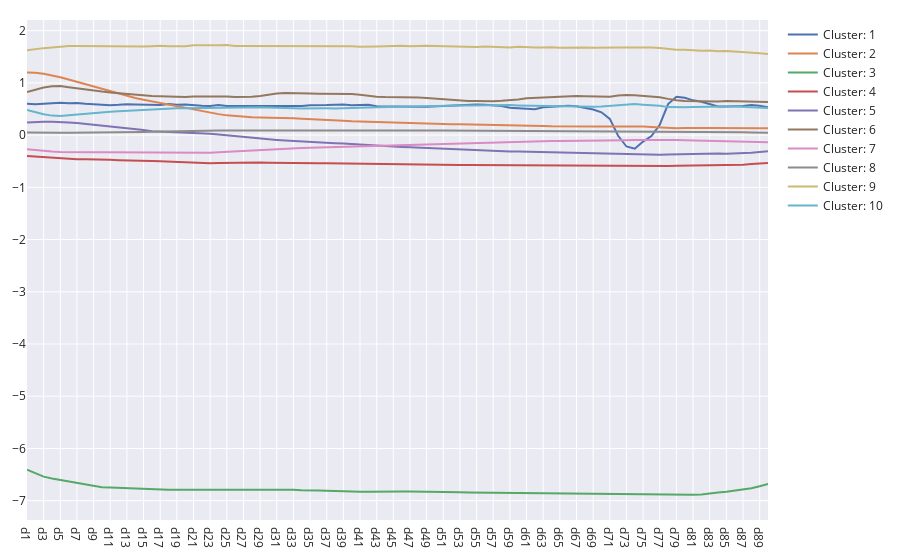

The cell this chart's notebook holds for it:
### Code cell
plot_centers(Euclidean_centres, alg='kMeans', k = 'k10')

### Figure 1 — Plotly figure (JSON) as saved in the notebook; plotly's stock layout.template omitted (floating-point values rounded to 4 significant figures)
{"data": [{"mode": "lines", "name": "Cluster: 1", "type": "scatter", "x": ["d1", "d2", "d3", "d4", "d5", "d6", "d7", "d8", "d9", "d10", "d11", "d12", "d13", "d14", "d15", "d16", "d17", "d18", "d19", "d20", "d21", "d22", "d23", "d24", "d25", "d26", "d27", "d28", "d29", "d30", "d31", "d32", "d33", "d34", "d35", "d36", "d37", "d38", "d39", "d40", "d41", "d42", "d43", "d44", "d45", "d46", "d47", "d48", "d49", "d50", "d51", "d52", "d53", "d54", "d55", "d56", "d57", "d58", "d59", "d60", "d61", "d62", "d63", "d64", "d65", "d66", "d67", "d68", "d69", "d70", "d71", "d72", "d73", "d74", "d75", "d76", "d77", "d78", "d79", "d80", "d81", "d82", "d83", "d84", "d85", "d86", "d87", "d88", "d89", "d90"], "y": [0.6009, 0.5897, 0.5988, 0.6079, 0.6183, 0.6077, 0.6146, 0.6016, 0.5925, 0.581, 0.5737, 0.5814, 0.5932, 0.5873, 0.5877, 0.5895, 0.5772, 0.5953, 0.5803, 0.5879, 0.5715, 0.5625, 0.5597, 0.5761, 0.5583, 0.5576, 0.5466, 0.5502, 0.5481, 0.5506, 0.5573, 0.5553, 0.5565, 0.5562, 0.5703, 0.5795, 0.5751, 0.5811, 0.5884, 0.5735, 0.5815, 0.5791, 0.5536, 0.5491, 0.5509, 0.5492, 0.5347, 0.5426, 0.5417, 0.551, 0.5516, 0.5608, 0.5745, 0.5759, 0.5849, 0.5803, 0.5677, 0.5558, 0.5258, 0.5198, 0.5122, 0.4964, 0.5315, 0.5457, 0.5517, 0.5623, 0.5533, 0.5235, 0.4905, 0.4374, 0.3102, -0.01232, -0.2178, -0.2613, -0.1231, -0.0186, 0.1988, 0.5953, 0.7338, 0.7157, 0.666, 0.6388, 0.5894, 0.5494, 0.5457, 0.5494, 0.5555, 0.5761, 0.5617, 0.5324]}, {"mode": "lines", "name": "Cluster: 2", "type": "scatter", "x": ["d1", "d2", "d3", "d4", "d5", "d6", "d7", "d8", "d9", "d10", "d11", "d12", "d13", "d14", "d15", "d16", "d17", "d18", "d19", "d20", "d21", "d22", "d23", "d24", "d25", "d26", "d27", "d28", "d29", "d30", "d31", "d32", "d33", "d34", "d35", "d36", "d37", "d38", "d39", "d40", "d41", "d42", "d43", "d44", "d45", "d46", "d47", "d48", "d49", "d50", "d51", "d52", "d53", "d54", "d55", "d56", "d57", "d58", "d59", "d60", "d61", "d62", "d63", "d64", "d65", "d66", "d67", "d68", "d69", "d70", "d71", "d72", "d73", "d74", "d75", "d76", "d77", "d78", "d79", "d80", "d81", "d82", "d83", "d84", "d85", "d86", "d87", "d88", "d89", "d90"], "y": [1.198, 1.194, 1.174, 1.145, 1.109, 1.066, 1.021, 0.9753, 0.928, 0.883, 0.8373, 0.7914, 0.7494, 0.7102, 0.6784, 0.6481, 0.6155, 0.5792, 0.5471, 0.5152, 0.4835, 0.4535, 0.427, 0.4018, 0.3781, 0.3616, 0.3505, 0.3413, 0.3381, 0.337, 0.3359, 0.334, 0.3244, 0.3151, 0.3041, 0.2968, 0.2885, 0.2819, 0.2746, 0.2659, 0.2602, 0.2546, 0.2471, 0.2436, 0.2414, 0.2356, 0.2271, 0.2214, 0.2129, 0.2088, 0.2064, 0.2057, 0.2058, 0.2039, 0.1969, 0.1932, 0.1875, 0.1841, 0.1849, 0.1841, 0.1834, 0.18, 0.1758, 0.1705, 0.1668, 0.162, 0.1594, 0.1609, 0.1652, 0.1661, 0.1676, 0.171, 0.1716, 0.17, 0.1642, 0.1557, 0.1436, 0.1343, 0.1303, 0.1359, 0.1418, 0.1383, 0.1348, 0.1333, 0.1258, 0.1201, 0.1211, 0.1225, 0.1291, 0.1334]}, {"mode": "lines", "name": "Cluster: 3", "type": "scatter", "x": ["d1", "d2", "d3", "d4", "d5", "d6", "d7", "d8", "d9", "d10", "d11", "d12", "d13", "d14", "d15", "d16", "d17", "d18", "d19", "d20", "d21", "d22", "d23", "d24", "d25", "d26", "d27", "d28", "d29", "d30", "d31", "d32", "d33", "d34", "d35", "d36", "d37", "d38", "d39", "d40", "d41", "d42", "d43", "d44", "d45", "d46", "d47", "d48", "d49", "d50", "d51", "d52", "d53", "d54", "d55", "d56", "d57", "d58", "d59", "d60", "d61", "d62", "d63", "d64", "d65", "d66", "d67", "d68", "d69", "d70", "d71", "d72", "d73", "d74", "d75", "d76", "d77", "d78", "d79", "d80", "d81", "d82", "d83", "d84", "d85", "d86", "d87", "d88", "d89", "d90"], "y": [-6.406, -6.475, -6.54, -6.576, -6.605, -6.635, -6.669, -6.691, -6.718, -6.743, -6.747, -6.755, -6.764, -6.768, -6.769, -6.774, -6.782, -6.791, -6.79, -6.79, -6.793, -6.79, -6.785, -6.781, -6.782, -6.786, -6.788, -6.785, -6.791, -6.796, -6.792, -6.794, -6.791, -6.799, -6.798, -6.807, -6.809, -6.816, -6.819, -6.823, -6.827, -6.827, -6.824, -6.829, -6.826, -6.825, -6.825, -6.825, -6.83, -6.835, -6.834, -6.836, -6.839, -6.843, -6.846, -6.847, -6.846, -6.845, -6.847, -6.85, -6.85, -6.849, -6.855, -6.861, -6.862, -6.863, -6.865, -6.868, -6.868, -6.87, -6.877, -6.881, -6.885, -6.887, -6.887, -6.885, -6.885, -6.891, -6.889, -6.891, -6.888, -6.88, -6.858, -6.843, -6.829, -6.809, -6.785, -6.761, -6.722, -6.678]}, {"mode": "lines", "name": "Cluster: 4", "type": "scatter", "x": ["d1", "d2", "d3", "d4", "d5", "d6", "d7", "d8", "d9", "d10", "d11", "d12", "d13", "d14", "d15", "d16", "d17", "d18", "d19", "d20", "d21", "d22", "d23", "d24", "d25", "d26", "d27", "d28", "d29", "d30", "d31", "d32", "d33", "d34", "d35", "d36", "d37", "d38", "d39", "d40", "d41", "d42", "d43", "d44", "d45", "d46", "d47", "d48", "d49", "d50", "d51", "d52", "d53", "d54", "d55", "d56", "d57", "d58", "d59", "d60", "d61", "d62", "d63", "d64", "d65", "d66", "d67", "d68", "d69", "d70", "d71", "d72", "d73", "d74", "d75", "d76", "d77", "d78", "d79", "d80", "d81", "d82", "d83", "d84", "d85", "d86", "d87", "d88", "d89", "d90"], "y": [-0.3978, -0.4091, -0.4258, -0.4414, -0.4538, -0.4599, -0.4621, -0.4614, -0.4614, -0.4658, -0.4726, -0.48, -0.4873, -0.4913, -0.494, -0.4959, -0.501, -0.5081, -0.516, -0.5233, -0.5309, -0.5359, -0.5382, -0.5358, -0.5317, -0.5283, -0.5249, -0.5227, -0.5232, -0.5271, -0.5307, -0.5322, -0.5313, -0.5339, -0.5344, -0.5369, -0.5377, -0.5405, -0.5439, -0.547, -0.5491, -0.5505, -0.5543, -0.5584, -0.5618, -0.5625, -0.5644, -0.5666, -0.5666, -0.5669, -0.5676, -0.5693, -0.5718, -0.5728, -0.5739, -0.5752, -0.577, -0.578, -0.5783, -0.5784, -0.5816, -0.5855, -0.5893, -0.5898, -0.5908, -0.5888, -0.5873, -0.5862, -0.5846, -0.5854, -0.5855, -0.5871, -0.5896, -0.5932, -0.5956, -0.5965, -0.5939, -0.5904, -0.5867, -0.5842, -0.5822, -0.5796, -0.5799, -0.5818, -0.5804, -0.5733, -0.5653, -0.5533, -0.5427, -0.533]}, {"mode": "lines", "name": "Cluster: 5", "type": "scatter", "x": ["d1", "d2", "d3", "d4", "d5", "d6", "d7", "d8", "d9", "d10", "d11", "d12", "d13", "d14", "d15", "d16", "d17", "d18", "d19", "d20", "d21", "d22", "d23", "d24", "d25", "d26", "d27", "d28", "d29", "d30", "d31", "d32", "d33", "d34", "d35", "d36", "d37", "d38", "d39", "d40", "d41", "d42", "d43", "d44", "d45", "d46", "d47", "d48", "d49", "d50", "d51", "d52", "d53", "d54", "d55", "d56", "d57", "d58", "d59", "d60", "d61", "d62", "d63", "d64", "d65", "d66", "d67", "d68", "d69", "d70", "d71", "d72", "d73", "d74", "d75", "d76", "d77", "d78", "d79", "d80", "d81", "d82", "d83", "d84", "d85", "d86", "d87", "d88", "d89", "d90"], "y": [0.2396, 0.2503, 0.2568, 0.2566, 0.2531, 0.2423, 0.2298, 0.214, 0.1981, 0.1844, 0.1686, 0.1526, 0.1385, 0.1192, 0.09898, 0.07471, 0.06904, 0.06344, 0.056, 0.05265, 0.04716, 0.03983, 0.02544, 0.01045, -0.006127, -0.02279, -0.03896, -0.05407, -0.06662, -0.08033, -0.09223, -0.1036, -0.1142, -0.1237, -0.1334, -0.1413, -0.1499, -0.1545, -0.1615, -0.1728, -0.1835, -0.1922, -0.2022, -0.2121, -0.2206, -0.2275, -0.2346, -0.2421, -0.2495, -0.2565, -0.2607, -0.2648, -0.2709, -0.2769, -0.2843, -0.2904, -0.2999, -0.3073, -0.3135, -0.3158, -0.3191, -0.324, -0.3289, -0.3341, -0.3365, -0.3405, -0.3436, -0.3449, -0.3469, -0.3509, -0.3547, -0.3591, -0.3654, -0.3711, -0.3765, -0.378, -0.376, -0.3713, -0.3665, -0.3605, -0.356, -0.3523, -0.3512, -0.3533, -0.3552, -0.3524, -0.3468, -0.3381, -0.324, -0.3104]}, {"mode": "lines", "name": "Cluster: 6", "type": "scatter", "x": ["d1", "d2", "d3", "d4", "d5", "d6", "d7", "d8", "d9", "d10", "d11", "d12", "d13", "d14", "d15", "d16", "d17", "d18", "d19", "d20", "d21", "d22", "d23", "d24", "d25", "d26", "d27", "d28", "d29", "d30", "d31", "d32", "d33", "d34", "d35", "d36", "d37", "d38", "d39", "d40", "d41", "d42", "d43", "d44", "d45", "d46", "d47", "d48", "d49", "d50", "d51", "d52", "d53", "d54", "d55", "d56", "d57", "d58", "d59", "d60", "d61", "d62", "d63", "d64", "d65", "d66", "d67", "d68", "d69", "d70", "d71", "d72", "d73", "d74", "d75", "d76", "d77", "d78", "d79", "d80", "d81", "d82", "d83", "d84", "d85", "d86", "d87", "d88", "d89", "d90"], "y": [0.8242, 0.8711, 0.9129, 0.9375, 0.9381, 0.9167, 0.8942, 0.8687, 0.8439, 0.8338, 0.817, 0.8011, 0.7874, 0.7746, 0.761, 0.748, 0.7423, 0.7334, 0.7298, 0.7299, 0.7393, 0.7398, 0.7425, 0.7394, 0.7387, 0.728, 0.7267, 0.7343, 0.748, 0.7725, 0.7975, 0.8057, 0.8078, 0.8077, 0.7985, 0.7936, 0.7948, 0.7983, 0.7932, 0.7862, 0.7709, 0.7504, 0.7365, 0.7274, 0.7269, 0.7273, 0.7269, 0.7188, 0.7097, 0.6975, 0.6861, 0.6776, 0.6668, 0.6549, 0.6543, 0.6471, 0.6493, 0.6567, 0.6673, 0.6824, 0.7039, 0.7129, 0.7231, 0.7301, 0.7374, 0.7489, 0.7471, 0.7437, 0.736, 0.7337, 0.7336, 0.7574, 0.7689, 0.7639, 0.7547, 0.7426, 0.7267, 0.694, 0.6664, 0.6547, 0.6508, 0.6453, 0.6491, 0.6458, 0.6519, 0.6499, 0.6488, 0.6451, 0.6398, 0.6319]}, {"mode": "lines", "name": "Cluster: 7", "type": "scatter", "x": ["d1", "d2", "d3", "d4", "d5", "d6", "d7", "d8", "d9", "d10", "d11", "d12", "d13", "d14", "d15", "d16", "d17", "d18", "d19", "d20", "d21", "d22", "d23", "d24", "d25", "d26", "d27", "d28", "d29", "d30", "d31", "d32", "d33", "d34", "d35", "d36", "d37", "d38", "d39", "d40", "d41", "d42", "d43", "d44", "d45", "d46", "d47", "d48", "d49", "d50", "d51", "d52", "d53", "d54", "d55", "d56", "d57", "d58", "d59", "d60", "d61", "d62", "d63", "d64", "d65", "d66", "d67", "d68", "d69", "d70", "d71", "d72", "d73", "d74", "d75", "d76", "d77", "d78", "d79", "d80", "d81", "d82", "d83", "d84", "d85", "d86", "d87", "d88", "d89", "d90"], "y": [-0.2693, -0.2876, -0.3028, -0.3135, -0.3234, -0.3286, -0.3333, -0.3331, -0.3305, -0.3288, -0.3294, -0.3294, -0.3305, -0.3285, -0.3254, -0.3243, -0.3255, -0.3274, -0.3317, -0.3359, -0.3402, -0.3407, -0.3361, -0.327, -0.3177, -0.3076, -0.2976, -0.2906, -0.2842, -0.2759, -0.2701, -0.2617, -0.2532, -0.2463, -0.2409, -0.2365, -0.2315, -0.2274, -0.2225, -0.2193, -0.2129, -0.2063, -0.1999, -0.1925, -0.1883, -0.1845, -0.1811, -0.1752, -0.1702, -0.1677, -0.1629, -0.1582, -0.1558, -0.1526, -0.1496, -0.1442, -0.1387, -0.1319, -0.1269, -0.1233, -0.1194, -0.1167, -0.1127, -0.1126, -0.1142, -0.114, -0.1123, -0.1097, -0.1077, -0.1068, -0.1029, -0.1018, -0.09765, -0.09439, -0.09172, -0.09071, -0.08845, -0.09235, -0.09512, -0.09642, -0.1003, -0.102, -0.103, -0.1032, -0.1051, -0.1082, -0.112, -0.1176, -0.1256, -0.1346]}, {"mode": "lines", "name": "Cluster: 8", "type": "scatter", "x": ["d1", "d2", "d3", "d4", "d5", "d6", "d7", "d8", "d9", "d10", "d11", "d12", "d13", "d14", "d15", "d16", "d17", "d18", "d19", "d20", "d21", "d22", "d23", "d24", "d25", "d26", "d27", "d28", "d29", "d30", "d31", "d32", "d33", "d34", "d35", "d36", "d37", "d38", "d39", "d40", "d41", "d42", "d43", "d44", "d45", "d46", "d47", "d48", "d49", "d50", "d51", "d52", "d53", "d54", "d55", "d56", "d57", "d58", "d59", "d60", "d61", "d62", "d63", "d64", "d65", "d66", "d67", "d68", "d69", "d70", "d71", "d72", "d73", "d74", "d75", "d76", "d77", "d78", "d79", "d80", "d81", "d82", "d83", "d84", "d85", "d86", "d87", "d88", "d89", "d90"], "y": [0.0517, 0.04769, 0.04738, 0.04772, 0.04754, 0.04679, 0.04699, 0.05004, 0.04859, 0.04836, 0.04988, 0.05362, 0.05449, 0.05605, 0.05972, 0.06341, 0.06824, 0.07348, 0.07701, 0.08166, 0.08607, 0.08878, 0.08909, 0.08946, 0.08937, 0.09047, 0.08989, 0.08923, 0.08757, 0.0893, 0.08954, 0.09141, 0.09166, 0.09043, 0.09007, 0.09105, 0.09088, 0.09012, 0.08981, 0.0903, 0.09047, 0.08924, 0.08736, 0.08849, 0.08956, 0.08916, 0.08912, 0.08944, 0.08898, 0.0874, 0.08654, 0.08575, 0.08392, 0.08203, 0.08192, 0.08377, 0.08395, 0.08539, 0.08341, 0.08312, 0.08175, 0.08324, 0.08471, 0.08517, 0.08358, 0.08183, 0.08005, 0.08016, 0.08012, 0.0791, 0.07733, 0.07732, 0.07713, 0.07779, 0.07743, 0.0739, 0.07019, 0.06583, 0.06197, 0.06055, 0.05971, 0.05885, 0.05912, 0.06052, 0.06031, 0.05804, 0.05533, 0.05213, 0.0485, 0.04664]}, {"mode": "lines", "name": "Cluster: 9", "type": "scatter", "x": ["d1", "d2", "d3", "d4", "d5", "d6", "d7", "d8", "d9", "d10", "d11", "d12", "d13", "d14", "d15", "d16", "d17", "d18", "d19", "d20", "d21", "d22", "d23", "d24", "d25", "d26", "d27", "d28", "d29", "d30", "d31", "d32", "d33", "d34", "d35", "d36", "d37", "d38", "d39", "d40", "d41", "d42", "d43", "d44", "d45", "d46", "d47", "d48", "d49", "d50", "d51", "d52", "d53", "d54", "d55", "d56", "d57", "d58", "d59", "d60", "d61", "d62", "d63", "d64", "d65", "d66", "d67", "d68", "d69", "d70", "d71", "d72", "d73", "d74", "d75", "d76", "d77", "d78", "d79", "d80", "d81", "d82", "d83", "d84", "d85", "d86", "d87", "d88", "d89", "d90"], "y": [1.625, 1.651, 1.666, 1.678, 1.696, 1.708, 1.705, 1.704, 1.696, 1.701, 1.692, 1.698, 1.696, 1.691, 1.696, 1.703, 1.71, 1.702, 1.705, 1.703, 1.721, 1.718, 1.719, 1.722, 1.725, 1.705, 1.707, 1.707, 1.708, 1.711, 1.71, 1.709, 1.71, 1.705, 1.703, 1.705, 1.712, 1.702, 1.705, 1.702, 1.693, 1.701, 1.699, 1.701, 1.708, 1.709, 1.704, 1.71, 1.71, 1.708, 1.702, 1.697, 1.695, 1.689, 1.689, 1.698, 1.691, 1.696, 1.68, 1.69, 1.677, 1.676, 1.678, 1.684, 1.674, 1.678, 1.679, 1.679, 1.671, 1.668, 1.665, 1.676, 1.678, 1.679, 1.669, 1.676, 1.667, 1.649, 1.634, 1.635, 1.62, 1.614, 1.618, 1.604, 1.61, 1.601, 1.6, 1.584, 1.568, 1.554]}, {"mode": "lines", "name": "Cluster: 10", "type": "scatter", "x": ["d1", "d2", "d3", "d4", "d5", "d6", "d7", "d8", "d9", "d10", "d11", "d12", "d13", "d14", "d15", "d16", "d17", "d18", "d19", "d20", "d21", "d22", "d23", "d24", "d25", "d26", "d27", "d28", "d29", "d30", "d31", "d32", "d33", "d34", "d35", "d36", "d37", "d38", "d39", "d40", "d41", "d42", "d43", "d44", "d45", "d46", "d47", "d48", "d49", "d50", "d51", "d52", "d53", "d54", "d55", "d56", "d57", "d58", "d59", "d60", "d61", "d62", "d63", "d64", "d65", "d66", "d67", "d68", "d69", "d70", "d71", "d72", "d73", "d74", "d75", "d76", "d77", "d78", "d79", "d80", "d81", "d82", "d83", "d84", "d85", "d86", "d87", "d88", "d89", "d90"], "y": [0.4793, 0.4343, 0.3998, 0.3732, 0.3676, 0.3816, 0.3963, 0.415, 0.4293, 0.4374, 0.4478, 0.4574, 0.4659, 0.4759, 0.4909, 0.4983, 0.5014, 0.5122, 0.5156, 0.5166, 0.52, 0.5207, 0.5233, 0.5236, 0.5265, 0.5316, 0.5339, 0.5379, 0.5341, 0.5293, 0.5198, 0.5172, 0.5143, 0.5106, 0.515, 0.514, 0.5127, 0.5104, 0.5118, 0.5137, 0.5202, 0.5286, 0.5353, 0.5396, 0.5422, 0.5431, 0.5408, 0.5447, 0.5517, 0.5561, 0.559, 0.5617, 0.5653, 0.5672, 0.57, 0.575, 0.5785, 0.5785, 0.5747, 0.5693, 0.5661, 0.5611, 0.5537, 0.5485, 0.5438, 0.539, 0.5369, 0.5402, 0.5428, 0.5497, 0.5617, 0.5795, 0.5918, 0.5936, 0.5827, 0.5772, 0.5606, 0.536, 0.531, 0.5356, 0.5362, 0.5426, 0.5465, 0.5499, 0.5482, 0.5458, 0.5414, 0.5371, 0.5299, 0.5209]}, {"mode": "lines", "name": "Cluster: 11", "type": "scatter", "x": ["d1", "d2", "d3", "d4", "d5", "d6", "d7", "d8", "d9", "d10", "d11", "d12", "d13", "d14", "d15", "d16", "d17", "d18", "d19", "d20", "d21", "d22", "d23", "d24", "d25", "d26", "d27", "d28", "d29", "d30", "d31", "d32", "d33", "d34", "d35", "d36", "d37", "d38", "d39", "d40", "d41", "d42", "d43", "d44", "d45", "d46", "d47", "d48", "d49", "d50", "d51", "d52", "d53", "d54", "d55", "d56", "d57", "d58", "d59", "d60", "d61", "d62", "d63", "d64", "d65", "d66", "d67", "d68", "d69", "d70", "d71", "d72", "d73", "d74", "d75", "d76", "d77", "d78", "d79", "d80", "d81", "d82", "d83", "d84", "d85", "d86", "d87", "d88", "d89", "d90"], "y": []}, {"mode": "lines", "name": "Cluster: 12", "type": "scatter", "x": ["d1", "d2", "d3", "d4", "d5", "d6", "d7", "d8", "d9", "d10", "d11", "d12", "d13", "d14", "d15", "d16", "d17", "d18", "d19", "d20", "d21", "d22", "d23", "d24", "d25", "d26", "d27", "d28", "d29", "d30", "d31", "d32", "d33", "d34", "d35", "d36", "d37", "d38", "d39", "d40", "d41", "d42", "d43", "d44", "d45", "d46", "d47", "d48", "d49", "d50", "d51", "d52", "d53", "d54", "d55", "d56", "d57", "d58", "d59", "d60", "d61", "d62", "d63", "d64", "d65", "d66", "d67", "d68", "d69", "d70", "d71", "d72", "d73", "d74", "d75", "d76", "d77", "d78", "d79", "d80", "d81", "d82", "d83", "d84", "d85", "d86", "d87", "d88", "d89", "d90"], "y": []}, {"mode": "lines", "name": "Cluster: 13", "type": "scatter", "x": ["d1", "d2", "d3", "d4", "d5", "d6", "d7", "d8", "d9", "d10", "d11", "d12", "d13", "d14", "d15", "d16", "d17", "d18", "d19", "d20", "d21", "d22", "d23", "d24", "d25", "d26", "d27", "d28", "d29", "d30", "d31", "d32", "d33", "d34", "d35", "d36", "d37", "d38", "d39", "d40", "d41", "d42", "d43", "d44", "d45", "d46", "d47", "d48", "d49", "d50", "d51", "d52", "d53", "d54", "d55", "d56", "d57", "d58", "d59", "d60", "d61", "d62", "d63", "d64", "d65", "d66", "d67", "d68", "d69", "d70", "d71", "d72", "d73", "d74", "d75", "d76", "d77", "d78", "d79", "d80", "d81", "d82", "d83", "d84", "d85", "d86", "d87", "d88", "d89", "d90"], "y": []}, {"mode": "lines", "name": "Cluster: 14", "type": "scatter", "x": ["d1", "d2", "d3", "d4", "d5", "d6", "d7", "d8", "d9", "d10", "d11", "d12", "d13", "d14", "d15", "d16", "d17", "d18", "d19", "d20", "d21", "d22", "d23", "d24", "d25", "d26", "d27", "d28", "d29", "d30", "d31", "d32", "d33", "d34", "d35", "d36", "d37", "d38", "d39", "d40", "d41", "d42", "d43", "d44", "d45", "d46", "d47", "d48", "d49", "d50", "d51", "d52", "d53", "d54", "d55", "d56", "d57", "d58", "d59", "d60", "d61", "d62", "d63", "d64", "d65", "d66", "d67", "d68", "d69", "d70", "d71", "d72", "d73", "d74", "d75", "d76", "d77", "d78", "d79", "d80", "d81", "d82", "d83", "d84", "d85", "d86", "d87", "d88", "d89", "d90"], "y": []}, {"mode": "lines", "name": "Cluster: 15", "type": "scatter", "x": ["d1", "d2", "d3", "d4", "d5", "d6", "d7", "d8", "d9", "d10", "d11", "d12", "d13", "d14", "d15", "d16", "d17", "d18", "d19", "d20", "d21", "d22", "d23", "d24", "d25", "d26", "d27", "d28", "d29", "d30", "d31", "d32", "d33", "d34", "d35", "d36", "d37", "d38", "d39", "d40", "d41", "d42", "d43", "d44", "d45", "d46", "d47", "d48", "d49", "d50", "d51", "d52", "d53", "d54", "d55", "d56", "d57", "d58", "d59", "d60", "d61", "d62", "d63", "d64", "d65", "d66", "d67", "d68", "d69", "d70", "d71", "d72", "d73", "d74", "d75", "d76", "d77", "d78", "d79", "d80", "d81", "d82", "d83", "d84", "d85", "d86", "d87", "d88", "d89", "d90"], "y": []}, {"mode": "lines", "name": "Cluster: 16", "type": "scatter", "x": ["d1", "d2", "d3", "d4", "d5", "d6", "d7", "d8", "d9", "d10", "d11", "d12", "d13", "d14", "d15", "d16", "d17", "d18", "d19", "d20", "d21", "d22", "d23", "d24", "d25", "d26", "d27", "d28", "d29", "d30", "d31", "d32", "d33", "d34", "d35", "d36", "d37", "d38", "d39", "d40", "d41", "d42", "d43", "d44", "d45", "d46", "d47", "d48", "d49", "d50", "d51", "d52", "d53", "d54", "d55", "d56", "d57", "d58", "d59", "d60", "d61", "d62", "d63", "d64", "d65", "d66", "d67", "d68", "d69", "d70", "d71", "d72", "d73", "d74", "d75", "d76", "d77", "d78", "d79", "d80", "d81", "d82", "d83", "d84", "d85", "d86", "d87", "d88", "d89", "d90"], "y": []}, {"mode": "lines", "name": "Cluster: 17", "type": "scatter", "x": ["d1", "d2", "d3", "d4", "d5", "d6", "d7", "d8", "d9", "d10", "d11", "d12", "d13", "d14", "d15", "d16", "d17", "d18", "d19", "d20", "d21", "d22", "d23", "d24", "d25", "d26", "d27", "d28", "d29", "d30", "d31", "d32", "d33", "d34", "d35", "d36", "d37", "d38", "d39", "d40", "d41", "d42", "d43", "d44", "d45", "d46", "d47", "d48", "d49", "d50", "d51", "d52", "d53", "d54", "d55", "d56", "d57", "d58", "d59", "d60", "d61", "d62", "d63", "d64", "d65", "d66", "d67", "d68", "d69", "d70", "d71", "d72", "d73", "d74", "d75", "d76", "d77", "d78", "d79", "d80", "d81", "d82", "d83", "d84", "d85", "d86", "d87", "d88", "d89", "d90"], "y": []}, {"mode": "lines", "name": "Cluster: 18", "type": "scatter", "x": ["d1", "d2", "d3", "d4", "d5", "d6", "d7", "d8", "d9", "d10", "d11", "d12", "d13", "d14", "d15", "d16", "d17", "d18", "d19", "d20", "d21", "d22", "d23", "d24", "d25", "d26", "d27", "d28", "d29", "d30", "d31", "d32", "d33", "d34", "d35", "d36", "d37", "d38", "d39", "d40", "d41", "d42", "d43", "d44", "d45", "d46", "d47", "d48", "d49", "d50", "d51", "d52", "d53", "d54", "d55", "d56", "d57", "d58", "d59", "d60", "d61", "d62", "d63", "d64", "d65", "d66", "d67", "d68", "d69", "d70", "d71", "d72", "d73", "d74", "d75", "d76", "d77", "d78", "d79", "d80", "d81", "d82", "d83", "d84", "d85", "d86", "d87", "d88", "d89", "d90"], "y": []}, {"mode": "lines", "name": "Cluster: 19", "type": "scatter", "x": ["d1", "d2", "d3", "d4", "d5", "d6", "d7", "d8", "d9", "d10", "d11", "d12", "d13", "d14", "d15", "d16", "d17", "d18", "d19", "d20", "d21", "d22", "d23", "d24", "d25", "d26", "d27", "d28", "d29", "d30", "d31", "d32", "d33", "d34", "d35", "d36", "d37", "d38", "d39", "d40", "d41", "d42", "d43", "d44", "d45", "d46", "d47", "d48", "d49", "d50", "d51", "d52", "d53", "d54", "d55", "d56", "d57", "d58", "d59", "d60", "d61", "d62", "d63", "d64", "d65", "d66", "d67", "d68", "d69", "d70", "d71", "d72", "d73", "d74", "d75", "d76", "d77", "d78", "d79", "d80", "d81", "d82", "d83", "d84", "d85", "d86", "d87", "d88", "d89", "d90"], "y": []}, {"mode": "lines", "name": "Cluster: 20", "type": "scatter", "x": ["d1", "d2", "d3", "d4", "d5", "d6", "d7", "d8", "d9", "d10", "d11", "d12", "d13", "d14", "d15", "d16", "d17", "d18", "d19", "d20", "d21", "d22", "d23", "d24", "d25", "d26", "d27", "d28", "d29", "d30", "d31", "d32", "d33", "d34", "d35", "d36", "d37", "d38", "d39", "d40", "d41", "d42", "d43", "d44", "d45", "d46", "d47", "d48", "d49", "d50", "d51", "d52", "d53", "d54", "d55", "d56", "d57", "d58", "d59", "d60", "d61", "d62", "d63", "d64", "d65", "d66", "d67", "d68", "d69", "d70", "d71", "d72", "d73", "d74", "d75", "d76", "d77", "d78", "d79", "d80", "d81", "d82", "d83", "d84", "d85", "d86", "d87", "d88", "d89", "d90"], "y": []}, {"mode": "lines", "name": "Cluster: 21", "type": "scatter", "x": ["d1", "d2", "d3", "d4", "d5", "d6", "d7", "d8", "d9", "d10", "d11", "d12", "d13", "d14", "d15", "d16", "d17", "d18", "d19", "d20", "d21", "d22", "d23", "d24", "d25", "d26", "d27", "d28", "d29", "d30", "d31", "d32", "d33", "d34", "d35", "d36", "d37", "d38", "d39", "d40", "d41", "d42", "d43", "d44", "d45", "d46", "d47", "d48", "d49", "d50", "d51", "d52", "d53", "d54", "d55", "d56", "d57", "d58", "d59", "d60", "d61", "d62", "d63", "d64", "d65", "d66", "d67", "d68", "d69", "d70", "d71", "d72", "d73", "d74", "d75", "d76", "d77", "d78", "d79", "d80", "d81", "d82", "d83", "d84", "d85", "d86", "d87", "d88", "d89", "d90"], "y": []}, {"mode": "lines", "name": "Cluster: 22", "type": "scatter", "x": ["d1", "d2", "d3", "d4", "d5", "d6", "d7", "d8", "d9", "d10", "d11", "d12", "d13", "d14", "d15", "d16", "d17", "d18", "d19", "d20", "d21", "d22", "d23", "d24", "d25", "d26", "d27", "d28", "d29", "d30", "d31", "d32", "d33", "d34", "d35", "d36", "d37", "d38", "d39", "d40", "d41", "d42", "d43", "d44", "d45", "d46", "d47", "d48", "d49", "d50", "d51", "d52", "d53", "d54", "d55", "d56", "d57", "d58", "d59", "d60", "d61", "d62", "d63", "d64", "d65", "d66", "d67", "d68", "d69", "d70", "d71", "d72", "d73", "d74", "d75", "d76", "d77", "d78", "d79", "d80", "d81", "d82", "d83", "d84", "d85", "d86", "d87", "d88", "d89", "d90"], "y": []}, {"mode": "lines", "name": "Cluster: 23", "type": "scatter", "x": ["d1", "d2", "d3", "d4", "d5", "d6", "d7", "d8", "d9", "d10", "d11", "d12", "d13", "d14", "d15", "d16", "d17", "d18", "d19", "d20", "d21", "d22", "d23", "d24", "d25", "d26", "d27", "d28", "d29", "d30", "d31", "d32", "d33", "d34", "d35", "d36", "d37", "d38", "d39", "d40", "d41", "d42", "d43", "d44", "d45", "d46", "d47", "d48", "d49", "d50", "d51", "d52", "d53", "d54", "d55", "d56", "d57", "d58", "d59", "d60", "d61", "d62", "d63", "d64", "d65", "d66", "d67", "d68", "d69", "d70", "d71", "d72", "d73", "d74", "d75", "d76", "d77", "d78", "d79", "d80", "d81", "d82", "d83", "d84", "d85", "d86", "d87", "d88", "d89", "d90"], "y": []}, {"mode": "lines", "name": "Cluster: 24", "type": "scatter", "x": ["d1", "d2", "d3", "d4", "d5", "d6", "d7", "d8", "d9", "d10", "d11", "d12", "d13", "d14", "d15", "d16", "d17", "d18", "d19", "d20", "d21", "d22", "d23", "d24", "d25", "d26", "d27", "d28", "d29", "d30", "d31", "d32", "d33", "d34", "d35", "d36", "d37", "d38", "d39", "d40", "d41", "d42", "d43", "d44", "d45", "d46", "d47", "d48", "d49", "d50", "d51", "d52", "d53", "d54", "d55", "d56", "d57", "d58", "d59", "d60", "d61", "d62", "d63", "d64", "d65", "d66", "d67", "d68", "d69", "d70", "d71", "d72", "d73", "d74", "d75", "d76", "d77", "d78", "d79", "d80", "d81", "d82", "d83", "d84", "d85", "d86", "d87", "d88", "d89", "d90"], "y": []}, {"mode": "lines", "name": "Cluster: 25", "type": "scatter", "x": ["d1", "d2", "d3", "d4", "d5", "d6", "d7", "d8", "d9", "d10", "d11", "d12", "d13", "d14", "d15", "d16", "d17", "d18", "d19", "d20", "d21", "d22", "d23", "d24", "d25", "d26", "d27", "d28", "d29", "d30", "d31", "d32", "d33", "d34", "d35", "d36", "d37", "d38", "d39", "d40", "d41", "d42", "d43", "d44", "d45", "d46", "d47", "d48", "d49", "d50", "d51", "d52", "d53", "d54", "d55", "d56", "d57", "d58", "d59", "d60", "d61", "d62", "d63", "d64", "d65", "d66", "d67", "d68", "d69", "d70", "d71", "d72", "d73", "d74", "d75", "d76", "d77", "d78", "d79", "d80", "d81", "d82", "d83", "d84", "d85", "d86", "d87", "d88", "d89", "d90"], "y": []}], "layout": {"autosize": true, "margin": {"b": 20, "l": 20, "r": 20, "t": 20}, "showlegend": true, "xaxis": {"autorange": true, "range": [0, 89], "type": "category"}, "yaxis": {"autorange": true, "range": [-7.37, 2.204], "type": "linear"}}}
